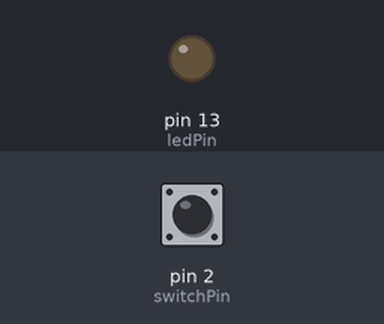
A sketch run on a simulated Arduino Uno, built with avr-gcc and run on an emulated ATmega328P. Parts: output pins drawn as LEDs (lit = HIGH). Inputs (shaded band) come from the test bench; at power-on: pin 2 (switchPin) LOW. What the sketch prints to the serial monitor is not drawn.

Above: at 1.2 s.
1.3 s: pin 2 (switchPin) pulled HIGH for 0.15 s
At 2.3 s:
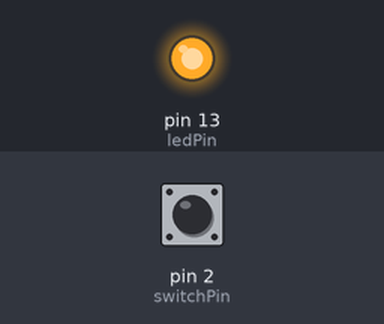
2.9 s: pin 2 (switchPin) pulled HIGH for 1 s
At 3.5 s:
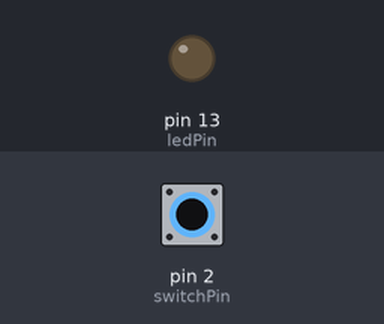
5.4 s: pin 2 (switchPin) pulled HIGH for 3.2 s
At 6.6 s:
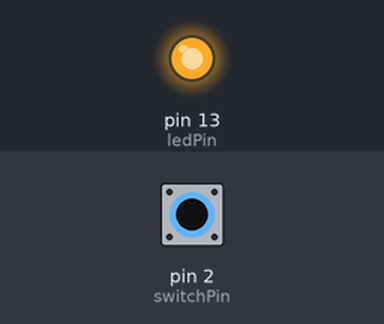
Timing chart, 0 to 8.4 s (numbered marks = the images above; inputs shaded):
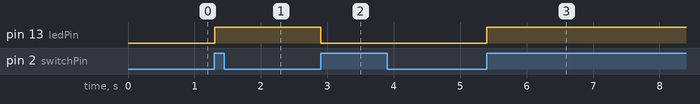

Measured:
- after the input at 1.3 s, pin 13 (ledPin): LOW → HIGH at once
- after the input at 2.9 s, pin 13 (ledPin): HIGH → LOW at once
- after the input at 5.4 s, pin 13 (ledPin): LOW → HIGH at once

The sketch:

TP3_HardwareDebouncing.ino
```cpp
//Program by Jeremy Blum  <a href="http://www.jeremyblum.com" class="_blanktarget">www.jeremyblum.com</a>
//Debounced Switch Input via hardware

int switchPin = 2;
int ledPin = 13;
boolean lastButton = LOW;
boolean ledOn = false;
void setup()
{
  pinMode(switchPin, INPUT);
  pinMode(ledPin, OUTPUT);
  Serial.begin(9600);
}
void loop()
{
  Serial.println(digitalRead(switchPin));
  if (digitalRead(switchPin) == HIGH && lastButton == LOW)
  {
    ledOn = !ledOn;
    lastButton = HIGH;
  }
  else
  {
    //lastButton = LOW;
    lastButton = digitalRead(switchPin);
  }

  digitalWrite(ledPin, ledOn);
}
```
